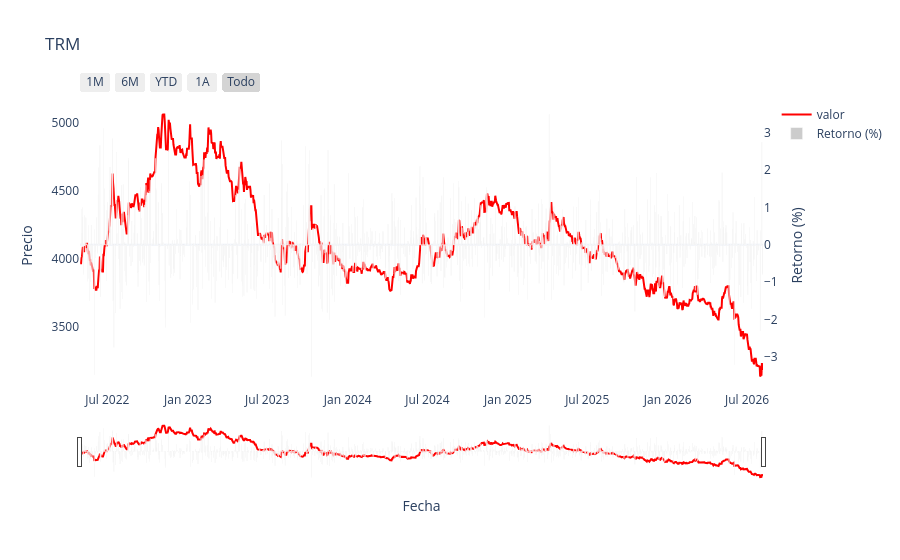

This figure's notebook cell:
### Code cell
plotly_oneplot(data = fullTRM, x_col="fecha", y_col="valor", plot_title="TRM", color_in="red")

### Figure 1 — Plotly figure (JSON) as saved in the notebook; plotly's stock layout.template omitted (floating-point values rounded to 4 significant figures; data arrays with more than 128 entries replaced by an {"elided": "..."} marker saying what was removed)
{"data": [{"line": {"color": "red", "dash": "solid"}, "mode": "lines", "name": "valor", "type": "scatter", "x": {"elided": "1560 str values"}, "y": {"elided": "1560 float values"}}, {"marker": {"color": "rgba(128, 128, 128, 0.4)"}, "name": "Retorno (%)", "type": "bar", "x": {"elided": "1560 str values"}, "y": {"elided": "1560 float values"}, "yaxis": "y2"}], "layout": {"hovermode": "x unified", "title": {"text": "TRM"}, "xaxis": {"rangeselector": {"buttons": [{"count": 1, "label": "1M", "step": "month", "stepmode": "backward"}, {"count": 6, "label": "6M", "step": "month", "stepmode": "backward"}, {"count": 1, "label": "YTD", "step": "year", "stepmode": "todate"}, {"count": 1, "label": "1A", "step": "year", "stepmode": "backward"}, {"label": "Todo", "step": "all"}]}, "rangeslider": {"visible": true}, "title": {"text": "Fecha"}, "type": "date"}, "yaxis": {"autorange": true, "fixedrange": false, "showgrid": false, "title": {"text": "Precio"}}, "yaxis2": {"autorange": true, "fixedrange": false, "overlaying": "y", "showgrid": false, "side": "right", "title": {"text": "Retorno (%)"}, "zeroline": true}}}
